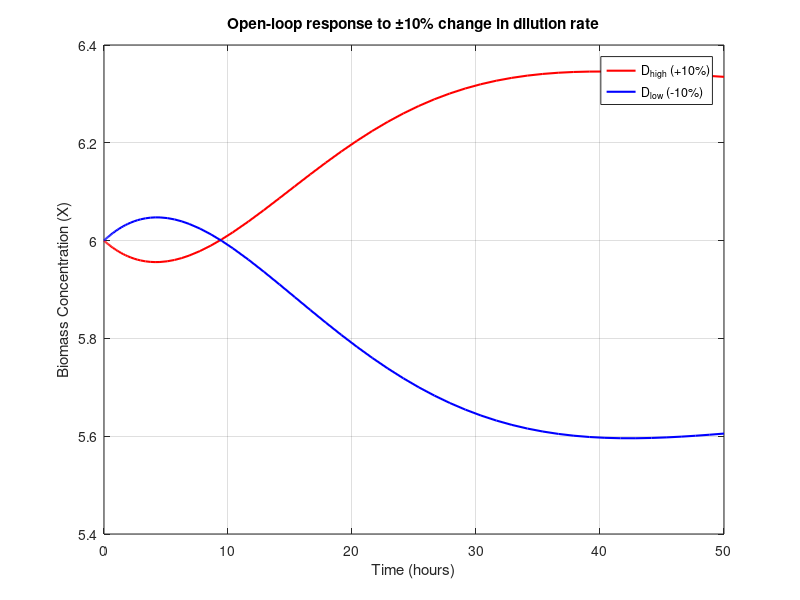
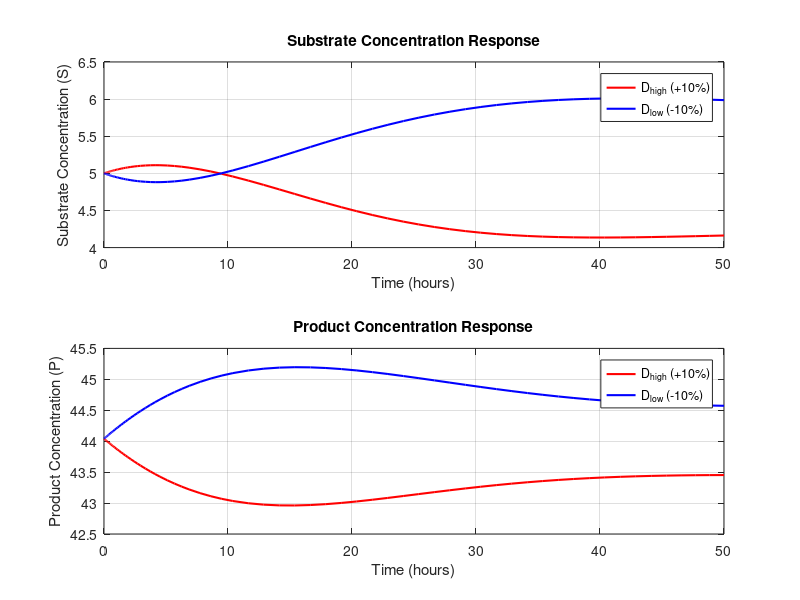

Here is the MATLAB script that generated these plots, in order:
% Define parameters for the fermentation model
mu_m = 0.48; % 1/h, maximum specific growth rate
P_m = 50; % g/L, product inhibition constant
K_m = 1.2; % g/L, Monod constant
K_i = 22; % g/L, inhibition constant for substrate
alpha = 2.2; % g/g, product yield coefficient
beta = 0.2; % 1/h, maintenance rate
Y_XS = 0.4; % g/g, yield coefficient

% Nominal dilution rate for the operating point
D_nominal = 0.0389; % hr^-1
perturbation = 0.1; % 10% change

% New dilution rates for testing
D_high = D_nominal * (1 + perturbation);
D_low = D_nominal * (1 - perturbation);

% Time span for simulation
time_span = [0, 50]; % hours

% Initial conditions for the state variables [X, S, P]
initial_conditions = [6, 5, 44.04]; % Initial steady-state values for [X, S, P]

% Define the mu function as a nested function within the script
mu_function = @(S, P) mu_m * (1 - P / P_m) * (S / (K_m + S + (S^2) / K_i));

% Define the system of ODEs as a function of time, state vector, and dilution rate
system_ode = @(t, Y, D) [
    -D * Y(1) + mu_function(Y(2), Y(3)) * Y(1); % dX/dt: Biomass concentration
    D * (20 - Y(2)) - (1 / Y_XS) * mu_function(Y(2), Y(3)) * Y(1); % dS/dt: Substrate concentration
    -D * Y(3) + (alpha * mu_function(Y(2), Y(3)) + beta) * Y(1) % dP/dt: Product concentration
];

% Simulate the system for D_high
[t_high, Y_high] = ode45(@(t, Y) system_ode(t, Y, D_high), time_span, initial_conditions);

% Simulate the system for D_low
[t_low, Y_low] = ode45(@(t, Y) system_ode(t, Y, D_low), time_span, initial_conditions);

% Plot the results for biomass concentration (X) over time
figure;
plot(t_high, Y_high(:, 1), 'r', 'LineWidth', 1.5); % Red line for D_high
hold on;
plot(t_low, Y_low(:, 1), 'b', 'LineWidth', 1.5); % Blue line for D_low
xlabel('Time (hours)');
ylabel('Biomass Concentration (X)');
legend('D_{high} (+10%)', 'D_{low} (-10%)');
title('Open-loop response to ±10% change in dilution rate');
grid on;

% Additional plots for substrate (S) and product (P) concentrations
figure;
subplot(2, 1, 1);
plot(t_high, Y_high(:, 2), 'r', 'LineWidth', 1.5); % Substrate (S) for D_high
hold on;
plot(t_low, Y_low(:, 2), 'b', 'LineWidth', 1.5); % Substrate (S) for D_low
xlabel('Time (hours)');
ylabel('Substrate Concentration (S)');
legend('D_{high} (+10%)', 'D_{low} (-10%)');
title('Substrate Concentration Response');
grid on;

subplot(2, 1, 2);
plot(t_high, Y_high(:, 3), 'r', 'LineWidth', 1.5); % Product (P) for D_high
hold on;
plot(t_low, Y_low(:, 3), 'b', 'LineWidth', 1.5); % Product (P) for D_low
xlabel('Time (hours)');
ylabel('Product Concentration (P)');
legend('D_{high} (+10%)', 'D_{low} (-10%)');
title('Product Concentration Response');
grid on;
